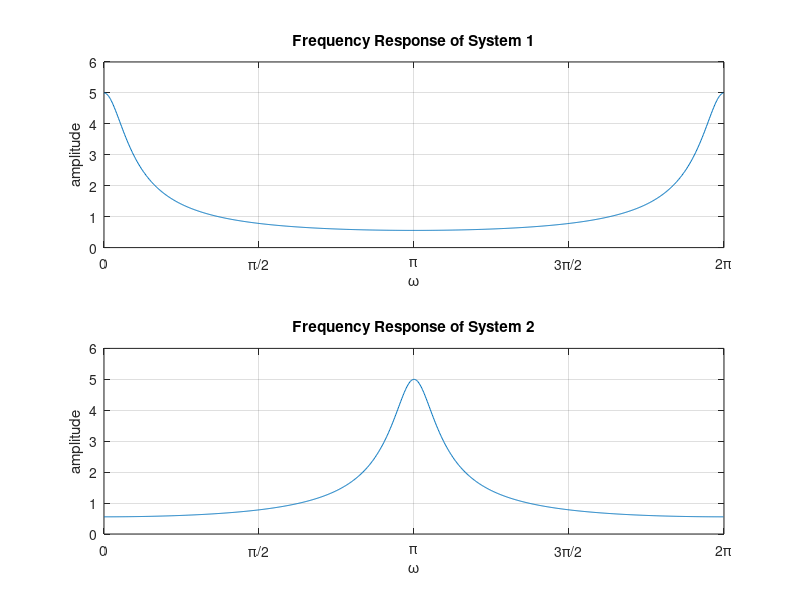
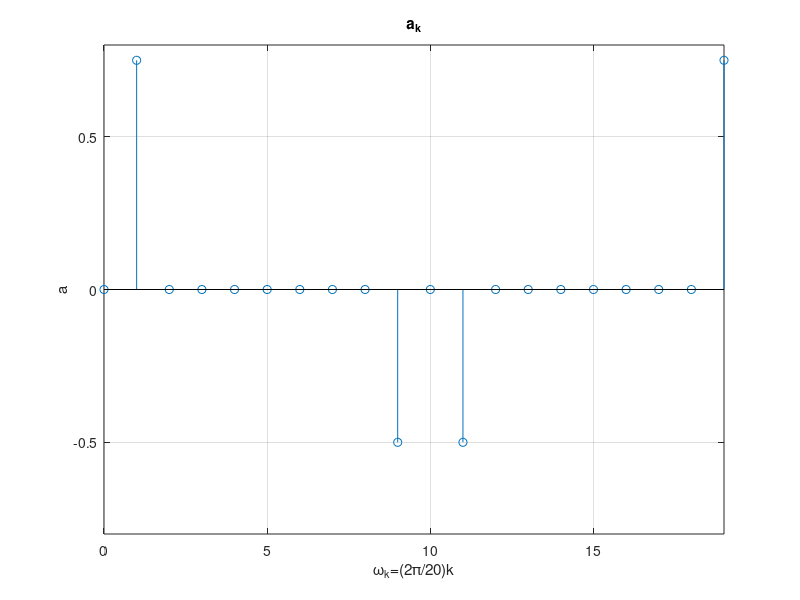
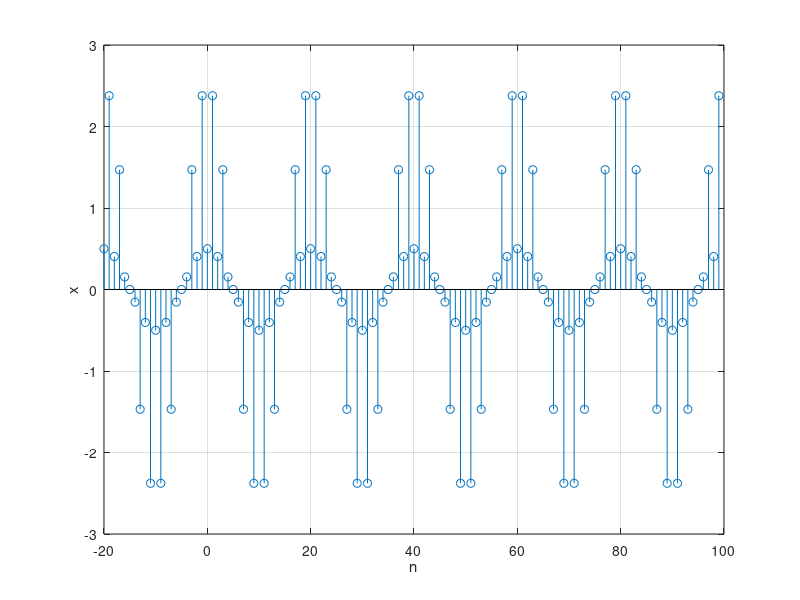
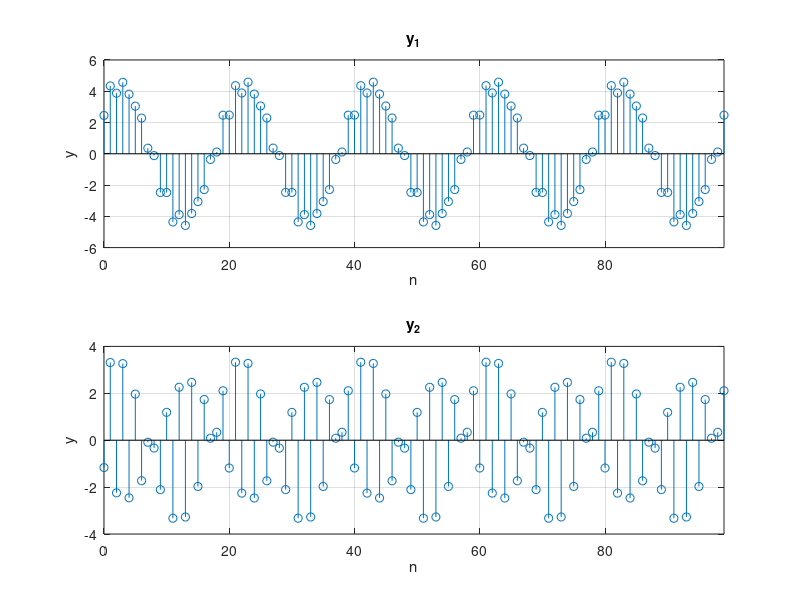

The MATLAB script that drew these images, in order:
close('all'); clear; clc;

%% a
a1 = [1 -0.8]; b1 = 1;
a2 = [1 0.8]; b2 = 1;


%% b
n = 1024;
[h1, w1] = freqz(b1, a1, n, 'whole');
[h2, w2] = freqz(b2, a2, n, 'whole');

subplot(2,1,1);
plot(w1, abs(h1)); grid('on');
set(gca,'xlim',[0,2.*pi], 'xtick',0:pi/2:2*pi, 'XTickLabel',{'0','\pi/2','\pi','3\pi/2','2\pi'});
title('Frequency Response of System 1'); xlabel('\omega'); ylabel('amplitude');
subplot(2,1,2);
plot(w2, abs(h2)); grid('on');
set(gca,'xlim',[0,2.*pi], 'xtick',0:pi/2:2*pi, 'XTickLabel',{'0','\pi/2','\pi','3\pi/2','2\pi'});
title('Frequency Response of System 2'); xlabel('\omega'); ylabel('amplitude');

%% c
k = 0:19;
a_x = [0 3/4 zeros(1,7) -1/2 0 -1/2 zeros(1,7) 3/4];

figure;
stem(k, a_x); grid('on'); axis([0 19 ylim]);
title('a_k'); xlabel('\omega_k=(2\pi/20)k'); ylabel('a')


%% d
x_20 = 20 * ifft(a_x);
x = repmat(x_20, 1, 6);
n = -20:99;

figure;
stem(n, x); grid('on');
xlabel('n'); ylabel('x');


%% e
y1 = filter(b1, a1, x);
y2 = filter(b2, a2, x);

figure;
subplot(2,1,1);
stem(n, y1); grid('on'); axis([0 99 ylim]);
title('y_1'); xlabel('n'); ylabel('y');
subplot(2,1,2);
stem(n, y2); grid('on'); axis([0 99 ylim]);
title('y_2'); xlabel('n'); ylabel('y');


%% f
n = 0:19;
y1_20 = y1(20:39);
y2_20 = y2(20:39);
a_y1 = 1/20 * fft(y1_20);
a_y2 = 1/20 * fft(y2_20);

figure;
subplot(2,1,1);
stem(n, abs(a_y1)); grid('on'); axis([0 19 ylim]);
title('a_y_1'); xlabel('\omega_k=(2\pi/20)k'); ylabel('a');
subplot(2,1,2);
stem(n, abs(a_y2)); grid('on'); axis([0 19 ylim]);
title('a_y_2'); xlabel('\omega_k=(2\pi/20)k'); ylabel('a');
